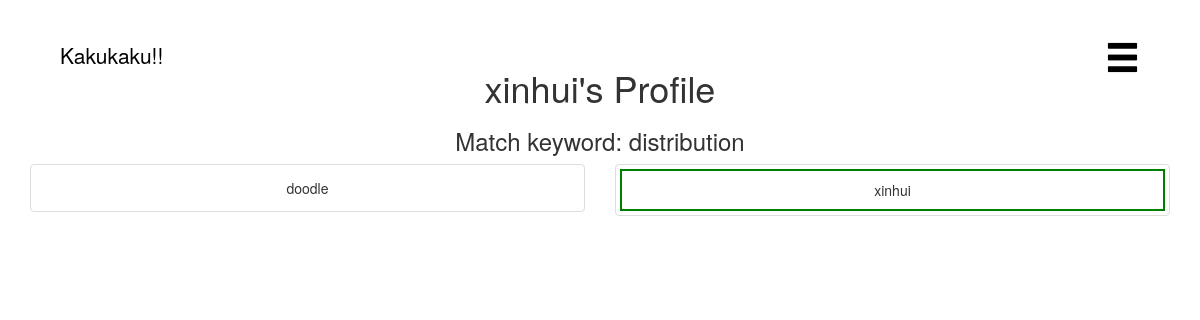
/profile/xinhui, run on an earlier commit of the app's database.
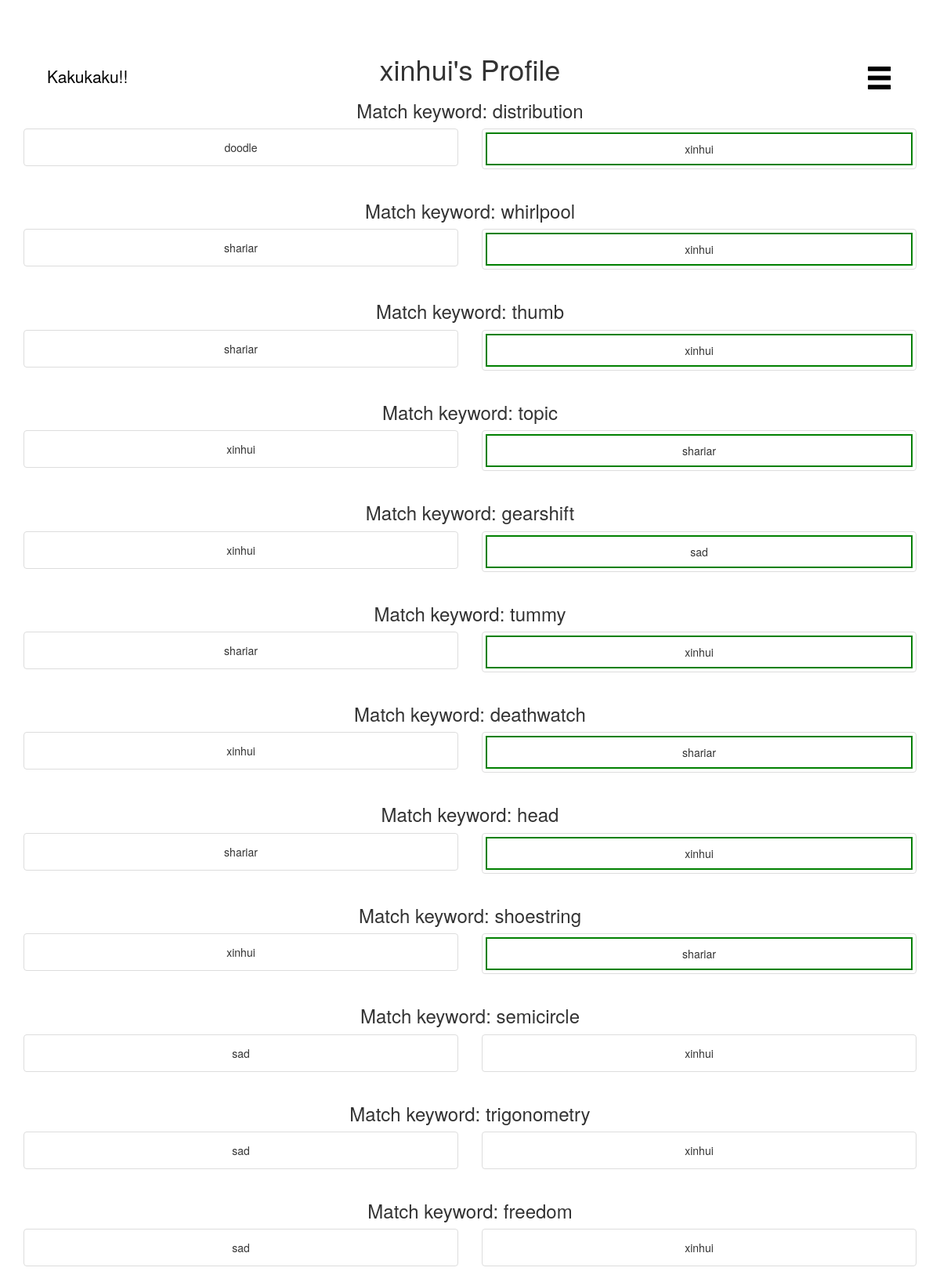
And on a later commit of the database.
### tables this page shows
CREATE TABLE users (user_id integer PRIMARY KEY, username text NOT NULL,passhash text NOT NULL, wins integer NOT NULL);

CREATE TABLE matches (match_id integer PRIMARY KEY AUTOINCREMENT, word text NOT NULL, user_1 integer NOT NULL, pic_1 text, user_2 integer, pic_2 text, judge integer, winner integer);

### __init__.py (the view)
@app.route('/profile/<username>')
def profile(username):
    matches = db.get_matches_for_user(username)
    return render_template('profile.html', matches = matches, user = username)

### utils/database.py (called while the page is built)
def get_user_id(username):
    path = "data/data.db"
    database = sqlite3.connect(path)
    curse = database.cursor()
    user_query = "SELECT user_id FROM users WHERE username = ?"
    user_result = curse.execute(user_query,(username,))
    user_result = user_result.fetchone()
    print "USER RESULT:", user_result
    if user_result == None:
        return -1
    user_id = int(user_result[0])
    return user_id

def get_username(userid):
    path = "data/data.db"
    database = sqlite3.connect(path)
    curse = database.cursor()
    if userid == None:
        return None
    user_query = "SELECT username FROM users WHERE user_id = ?"
    user_result = curse.execute(user_query,(userid,))
    user_result = user_result.fetchone()[0]
    print "USER RESULT:", user_result
    if user_result == None:
        return -1
    return user_result

def get_match(match_id):
    path = "data/data.db"
    database = sqlite3.connect(path)
    curse = database.cursor()
    db_result = {}
    print match_id
    query =  "SELECT * FROM matches WHERE match_id = " + str(match_id)
    db_result = curse.execute(query)
    db_result = db_result.fetchone()
    result = {
        'word': db_result[1],
        'match_id': db_result[0],
        'user_1': get_username(db_result[2]),
        'user_2': get_username(db_result[4]),
        'img_1': db_result[3],
        'img_2': db_result[5],
        'winner': db_result[7],
        'judge': db_result[6]
    }
    return result

def get_matches_for_user(username):
    path = "data/data.db"
    database = sqlite3.connect(path)
    curse = database.cursor()
    db_result = {}
    user_id = get_user_id(username)
    query =  "SELECT match_id FROM matches WHERE (user_1 = ? OR user_2 = ?) and pic_1 IS NOT NULL and pic_2 IS NOT NULL"
    db_result = curse.execute(query,(user_id,user_id))
    match_ids = db_result.fetchall()
    results = []
    for match in match_ids:
        print "FINDING: ", match[0]
        results.append(get_match(match[0]))
    return results

### templates/profile.html (shortened to what this page needs)
<html>
  <head>
    <link rel="stylesheet" href="../static/css/style.css">
    <link rel="stylesheet" href="https://maxcdn.bootstrapcdn.com/bootstrap/3.3.7/css/bootstrap.min.css">
  </head>
  <body>
   <div class="logo">
     <a href="/"><span class="logo-text">Kakukaku!!</span></a>
   </div>
   <div class="burger">
     <div class="dropdown">
       <a class="dropdown-toggle" data-toggle="dropdown" href="#"><span class="glyphicon glyphicon-menu-hamburger" style="font-size:2.5em;color:black" aria-hidden="true"></span>
       </a>
     </div>
   </div>
   <div class="container" style="margin-top: 4%">
     <h1>{{user}}'s Profile</h1>
     {% for match in matches %}
     <h3>Match keyword: {{match["word"]}}</h3>
     <div class="row">
       <div class="col-sm-6">
	 <div class="thumbnail">
	   {% if match["winner"] == 1 %}
	   <div class="user1 winner">
	     {% else %}
	     <div class="user1">
	       {% endif %}
	       <div class="caption">
		 {{match["user_1"]}}
	       </div>
	     </div>
	   </div>
	 </div>
	 <div class="col-sm-6">
	   <div class="thumbnail">
	     {% if match["winner"] == 2 %}
	     <div class="user2 winner">
	       {% else %}
	       <div class="user2">
		 {% endif %}
		 <div class="caption">
		   {{match["user_2"]}}
		 </div>
	       </div>
	     </div>
	   </div>
	 </div>
       {% endfor %}
       </div>
  </body>
</html>

### static/css/style.css (style rules this page uses)
body { color: black; text-align: center; }
.burger { position: absolute; right: 5%; top: 5%; }
.logo { position: absolute; left:5%; top:5%; }
.logo-text { color: black; text-decoration: none; font-size: 1.5em; }
.winner { border: 2px solid green; }

What changed in the data, as far as the page shows it:
now on this page (row edited): matches: word "whirlpool"
now on this page (row edited): users: user_1 "shariar" "shariar" "shariar" "shariar", user_2 "shariar" "shariar" "shariar"
now on this page (row edited): matches: word "thumb"
added matches: word "topic"
added matches: word "gearshift"
added users: user_2 "sad", user_1 "sad" "sad" "sad"
added matches: word "tummy"
added matches: word "deathwatch"
added matches: word "head"
added matches: word "shoestring"
added matches: word "semicircle"
added matches: word "trigonometry"
added matches: word "freedom"
Also different on the page:
new list line: "Match keyword:"
new list line: "xinhui"
